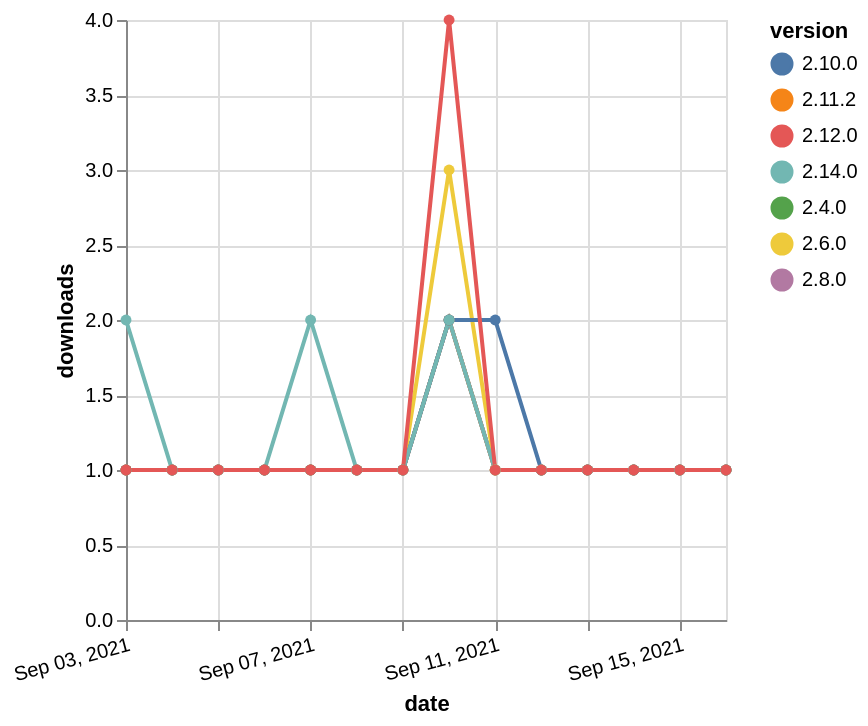

The specification (Vega-Lite) saved for this image:
### Vega-Lite specification from a JSON file in a GitHub repository (floating-point values rounded to 4 significant figures)
{"$schema": "https://vega.github.io/schema/vega-lite/v5.json", "description": "A simple bar chart with embedded data.", "data": {"values": [{"date": "2021-09-03", "total": 246, "delta": 1, "version": "2.4.0"}, {"date": "2021-09-04", "total": 247, "delta": 1, "version": "2.4.0"}, {"date": "2021-09-05", "total": 248, "delta": 1, "version": "2.4.0"}, {"date": "2021-09-06", "total": 249, "delta": 1, "version": "2.4.0"}, {"date": "2021-09-07", "total": 250, "delta": 1, "version": "2.4.0"}, {"date": "2021-09-08", "total": 251, "delta": 1, "version": "2.4.0"}, {"date": "2021-09-09", "total": 252, "delta": 1, "version": "2.4.0"}, {"date": "2021-09-10", "total": 254, "delta": 2, "version": "2.4.0"}, {"date": "2021-09-11", "total": 255, "delta": 1, "version": "2.4.0"}, {"date": "2021-09-12", "total": 256, "delta": 1, "version": "2.4.0"}, {"date": "2021-09-13", "total": 257, "delta": 1, "version": "2.4.0"}, {"date": "2021-09-14", "total": 258, "delta": 1, "version": "2.4.0"}, {"date": "2021-09-15", "total": 259, "delta": 1, "version": "2.4.0"}, {"date": "2021-09-16", "total": 260, "delta": 1, "version": "2.4.0"}, {"date": "2021-09-03", "total": 133, "delta": 1, "version": "2.11.2"}, {"date": "2021-09-04", "total": 134, "delta": 1, "version": "2.11.2"}, {"date": "2021-09-05", "total": 135, "delta": 1, "version": "2.11.2"}, {"date": "2021-09-06", "total": 136, "delta": 1, "version": "2.11.2"}, {"date": "2021-09-07", "total": 137, "delta": 1, "version": "2.11.2"}, {"date": "2021-09-08", "total": 138, "delta": 1, "version": "2.11.2"}, {"date": "2021-09-09", "total": 139, "delta": 1, "version": "2.11.2"}, {"date": "2021-09-10", "total": 141, "delta": 2, "version": "2.11.2"}, {"date": "2021-09-11", "total": 142, "delta": 1, "version": "2.11.2"}, {"date": "2021-09-12", "total": 143, "delta": 1, "version": "2.11.2"}, {"date": "2021-09-13", "total": 144, "delta": 1, "version": "2.11.2"}, {"date": "2021-09-14", "total": 145, "delta": 1, "version": "2.11.2"}, {"date": "2021-09-15", "total": 146, "delta": 1, "version": "2.11.2"}, {"date": "2021-09-16", "total": 147, "delta": 1, "version": "2.11.2"}, {"date": "2021-09-03", "total": 179, "delta": 1, "version": "2.8.0"}, {"date": "2021-09-04", "total": 180, "delta": 1, "version": "2.8.0"}, {"date": "2021-09-05", "total": 181, "delta": 1, "version": "2.8.0"}, {"date": "2021-09-06", "total": 182, "delta": 1, "version": "2.8.0"}, {"date": "2021-09-07", "total": 183, "delta": 1, "version": "2.8.0"}, {"date": "2021-09-08", "total": 184, "delta": 1, "version": "2.8.0"}, {"date": "2021-09-09", "total": 185, "delta": 1, "version": "2.8.0"}, {"date": "2021-09-10", "total": 187, "delta": 2, "version": "2.8.0"}, {"date": "2021-09-11", "total": 188, "delta": 1, "version": "2.8.0"}, {"date": "2021-09-12", "total": 189, "delta": 1, "version": "2.8.0"}, {"date": "2021-09-13", "total": 190, "delta": 1, "version": "2.8.0"}, {"date": "2021-09-14", "total": 191, "delta": 1, "version": "2.8.0"}, {"date": "2021-09-15", "total": 192, "delta": 1, "version": "2.8.0"}, {"date": "2021-09-16", "total": 193, "delta": 1, "version": "2.8.0"}, {"date": "2021-09-03", "total": 186, "delta": 1, "version": "2.6.0"}, {"date": "2021-09-04", "total": 187, "delta": 1, "version": "2.6.0"}, {"date": "2021-09-05", "total": 188, "delta": 1, "version": "2.6.0"}, {"date": "2021-09-06", "total": 189, "delta": 1, "version": "2.6.0"}, {"date": "2021-09-07", "total": 190, "delta": 1, "version": "2.6.0"}, {"date": "2021-09-08", "total": 191, "delta": 1, "version": "2.6.0"}, {"date": "2021-09-09", "total": 192, "delta": 1, "version": "2.6.0"}, {"date": "2021-09-10", "total": 195, "delta": 3, "version": "2.6.0"}, {"date": "2021-09-11", "total": 196, "delta": 1, "version": "2.6.0"}, {"date": "2021-09-12", "total": 197, "delta": 1, "version": "2.6.0"}, {"date": "2021-09-13", "total": 198, "delta": 1, "version": "2.6.0"}, {"date": "2021-09-14", "total": 199, "delta": 1, "version": "2.6.0"}, {"date": "2021-09-15", "total": 200, "delta": 1, "version": "2.6.0"}, {"date": "2021-09-16", "total": 201, "delta": 1, "version": "2.6.0"}, {"date": "2021-09-03", "total": 156, "delta": 1, "version": "2.10.0"}, {"date": "2021-09-04", "total": 157, "delta": 1, "version": "2.10.0"}, {"date": "2021-09-05", "total": 158, "delta": 1, "version": "2.10.0"}, {"date": "2021-09-06", "total": 159, "delta": 1, "version": "2.10.0"}, {"date": "2021-09-07", "total": 160, "delta": 1, "version": "2.10.0"}, {"date": "2021-09-08", "total": 161, "delta": 1, "version": "2.10.0"}, {"date": "2021-09-09", "total": 162, "delta": 1, "version": "2.10.0"}, {"date": "2021-09-10", "total": 164, "delta": 2, "version": "2.10.0"}, {"date": "2021-09-11", "total": 166, "delta": 2, "version": "2.10.0"}, {"date": "2021-09-12", "total": 167, "delta": 1, "version": "2.10.0"}, {"date": "2021-09-13", "total": 168, "delta": 1, "version": "2.10.0"}, {"date": "2021-09-14", "total": 169, "delta": 1, "version": "2.10.0"}, {"date": "2021-09-15", "total": 170, "delta": 1, "version": "2.10.0"}, {"date": "2021-09-16", "total": 171, "delta": 1, "version": "2.10.0"}, {"date": "2021-09-03", "total": 118, "delta": 2, "version": "2.14.0"}, {"date": "2021-09-04", "total": 119, "delta": 1, "version": "2.14.0"}, {"date": "2021-09-05", "total": 120, "delta": 1, "version": "2.14.0"}, {"date": "2021-09-06", "total": 121, "delta": 1, "version": "2.14.0"}, {"date": "2021-09-07", "total": 123, "delta": 2, "version": "2.14.0"}, {"date": "2021-09-08", "total": 124, "delta": 1, "version": "2.14.0"}, {"date": "2021-09-09", "total": 125, "delta": 1, "version": "2.14.0"}, {"date": "2021-09-10", "total": 127, "delta": 2, "version": "2.14.0"}, {"date": "2021-09-11", "total": 128, "delta": 1, "version": "2.14.0"}, {"date": "2021-09-12", "total": 129, "delta": 1, "version": "2.14.0"}, {"date": "2021-09-13", "total": 130, "delta": 1, "version": "2.14.0"}, {"date": "2021-09-14", "total": 131, "delta": 1, "version": "2.14.0"}, {"date": "2021-09-15", "total": 132, "delta": 1, "version": "2.14.0"}, {"date": "2021-09-16", "total": 133, "delta": 1, "version": "2.14.0"}, {"date": "2021-09-03", "total": 195, "delta": 1, "version": "2.12.0"}, {"date": "2021-09-04", "total": 196, "delta": 1, "version": "2.12.0"}, {"date": "2021-09-05", "total": 197, "delta": 1, "version": "2.12.0"}, {"date": "2021-09-06", "total": 198, "delta": 1, "version": "2.12.0"}, {"date": "2021-09-07", "total": 199, "delta": 1, "version": "2.12.0"}, {"date": "2021-09-08", "total": 200, "delta": 1, "version": "2.12.0"}, {"date": "2021-09-09", "total": 201, "delta": 1, "version": "2.12.0"}, {"date": "2021-09-10", "total": 205, "delta": 4, "version": "2.12.0"}, {"date": "2021-09-11", "total": 206, "delta": 1, "version": "2.12.0"}, {"date": "2021-09-12", "total": 207, "delta": 1, "version": "2.12.0"}, {"date": "2021-09-13", "total": 208, "delta": 1, "version": "2.12.0"}, {"date": "2021-09-14", "total": 209, "delta": 1, "version": "2.12.0"}, {"date": "2021-09-15", "total": 210, "delta": 1, "version": "2.12.0"}, {"date": "2021-09-16", "total": 211, "delta": 1, "version": "2.12.0"}]}, "width": "container", "mark": {"type": "line", "point": {"filled": true}}, "encoding": {"x": {"field": "date", "type": "temporal", "timeUnit": "yearmonthdate", "title": "date", "axis": {"labelAngle": -15}}, "y": {"field": "delta", "type": "quantitative", "title": "downloads"}, "color": {"field": "version", "type": "nominal"}, "tooltip": {"field": "delta"}}}
